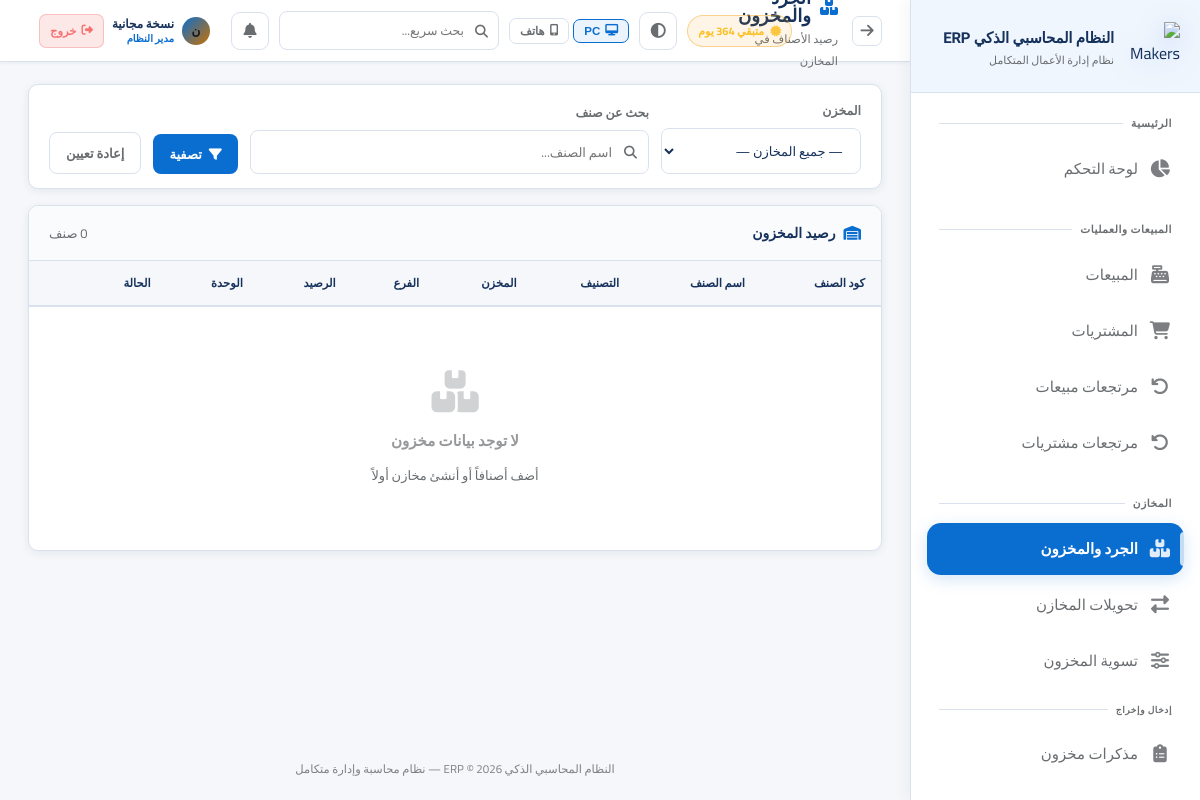
The page /inventory (signed in) on the database its author committed.
### app.py (models this page shows, shortened)
class AppSetting(db.Model):
    id = db.Column(db.Integer, primary_key=True)
    key = db.Column(db.String(80), unique=True, nullable=False)
    value = db.Column(db.Text)

class User(UserMixin, db.Model):
    id = db.Column(db.Integer, primary_key=True)
    username = db.Column(db.String(80), unique=True, nullable=False)
    password_hash = db.Column(db.String(256))
    full_name = db.Column(db.String(120))
    role = db.Column(db.String(20), default='user')  # developer, admin, manager, user
    branch_id = db.Column(db.Integer, db.ForeignKey('branch.id'))
    is_active = db.Column(db.Boolean, default=True)
    created_at = db.Column(db.DateTime, default=datetime.utcnow)
    last_seen = db.Column(db.DateTime, nullable=True)
    last_ip = db.Column(db.String(64), nullable=True)
    last_user_agent = db.Column(db.String(256), nullable=True)
    permissions = db.Column(db.Text)  # JSON list of permission keys; empty = استخدام صلاحيات الدور

### app.py (the view)
@app.route('/inventory')
@login_required
def inventory():
    warehouse_id = request.args.get('warehouse_id')
    q = request.args.get('q', '')
    warehouses = Warehouse.query.filter_by(is_active=True).all()
    query = db.session.query(Stock, Product, Warehouse).join(Product).join(Warehouse)
    if warehouse_id:
        query = query.filter(Stock.warehouse_id == warehouse_id)
    if q:
        query = query.filter(Product.name.contains(q))
    stocks = query.all()
    return render_template('inventory.html', stocks=stocks, warehouses=warehouses,
                           selected_warehouse=warehouse_id, q=q)

### templates/inventory.html (shortened to what this page needs)
{% extends 'base.html' %}
{% set block_icon = 'fas fa-boxes' %}
{% block breadcrumb %}رصيد الأصناف في المخازن{% endblock %}
{% block content %}
{% set inv_stock_line_delete = can('stock_line_delete') and can('record_delete') %}
<div class="card" style="margin-bottom:16px;">
    <div class="card-body" style="padding:14px 20px;">
        <form method="GET" style="display:flex;gap:12px;flex-wrap:wrap;align-items:flex-end;">
            <div style="flex:1;min-width:200px;">
                <label class="form-label">المخزن</label>
                <select name="warehouse_id" class="form-control" onchange="this.form.submit()">
                    <option value="">— جميع المخازن —</option>
                </select>
            </div>
            <div style="flex:2;min-width:200px;">
                <label class="form-label">بحث عن صنف</label>
                <div class="search-box">
                    <input type="text" name="q" value="{{ q }}" class="form-control" placeholder="اسم الصنف...">
                </div>
            </div>
            <button type="submit" class="btn btn-primary"><i class="fas fa-filter"></i> تصفية</button>
            <a href="{{ url_for('inventory') }}" class="btn btn-outline">إعادة تعيين</a>
        </form>
    </div>
</div>
<div class="card">
    <div class="card-header">
        <div class="card-title"><i class="fas fa-warehouse"></i> رصيد المخزون</div>
        <span style="font-size:13px;color:var(--text-muted);"><span id="invCount">{{ stocks|length }}</span> صنف</span>
    </div>
    <div class="table-container">
        <table id="inventoryTable"
            data-stock-delete="{% if inv_stock_line_delete %}1{% else %}0{% endif %}"
            data-delete-url="{{ url_for('delete_inventory_stock_line') }}">
            <thead><tr>
                <th>كود الصنف</th><th>اسم الصنف</th><th>التصنيف</th>
                <th>المخزن</th><th>الفرع</th>
                <th>الرصيد</th><th>الوحدة</th><th>الحالة</th>
                {% if inv_stock_line_delete %}<th style="width:52px;"></th>{% endif %}
            </tr></thead>
            <tbody id="inventoryTableBody">
                {% for stock, product, warehouse in stocks %}
                <tr>
                    <td style="font-family:monospace;color:var(--text-muted);">{{ product.code }}</td>
                    <td style="font-weight:600;">{{ product.name }}</td>
                    <td>{{ product.category.name if product.category else '—' }}</td>
                    <td>{{ warehouse.name }}</td>
                    <td style="color:var(--text-muted);">{{ warehouse.branch.name if warehouse.branch else '—' }}</td>
                    <td style="font-weight:800;font-size:16px;
                        color:{% if stock.quantity <= 0 %}var(--danger){% elif stock.quantity <= product.min_stock and product.min_stock > 0 %}var(--warning){% else %}var(--success){% endif %};">
                        {{ stock.quantity }}
                    </td>
                    <td>{{ product.unit }}</td>
                    <td>
                        {% if stock.quantity <= 0 %}
                        <span class="badge badge-danger">نفذ</span>
                        {% elif stock.quantity <= product.min_stock and product.min_stock > 0 %}
                        <span class="badge badge-warning pulse">تحت الحد</span>
                        {% else %}
                        <span class="badge badge-success">متوفر</span>
                        {% endif %}
                    </td>
                    {% if inv_stock_line_delete %}
                    <td>
                        <form method="POST" action="{{ url_for('delete_inventory_stock_line') }}" style="display:inline;" onsubmit="return confirm('حذف سطر هذا الصنف من المخزن فقط؟');">
                            <input type="hidden" name="product_id" value="{{ product.id }}">
                            <input type="hidden" name="warehouse_id" value="{{ warehouse.id }}">
                            <button type="submit" class="btn btn-danger btn-xs" title="حذف السطر"><i class="fas fa-unlink"></i></button>
                        </form>
                    </td>
                    {% endif %}
                </tr>
                {% else %}
                <tr><td colspan="{% if inv_stock_line_delete %}9{% else %}8{% endif %}">
                    <div class="empty-state">
                        <i class="fas fa-boxes"></i>
                        <h3>لا توجد بيانات مخزون</h3>
                        <p style="font-size:13px;margin-top:8px;">أضف أصنافاً أو أنشئ مخازن أولاً</p>
                    </div>
                </td></tr>
                {% endfor %}
            </tbody>
        </table>
    </div>
</div>
{% endblock %}

### templates/base.html (shortened to what this page needs)
<!DOCTYPE html>
<html lang="ar" dir="rtl" data-theme="fiori" data-layout-default="{{ layout_max_width | default('1400px') }}">
<head>
    <link rel="stylesheet" href="https://cdnjs.cloudflare.com/ajax/libs/font-awesome/6.5.0/css/all.min.css">
    <link rel="stylesheet" href="{{ url_for('static', filename='css/style.css') }}">
</head>
<body>
<aside class="sidebar sidebar-enterprise" id="sidebar">
    <div class="sidebar-logo">
        <div class="logo-icon">
            <img src="{{ url_for('static', filename='img/logo-makers-erp-3d.png') }}" alt="Makers ERP">
        </div>
        <div class="logo-text">
            <div class="name">{{ app_brand_title | default('النظام المحاسبي الذكي ERP') }}</div>
            <div class="sub">نظام إدارة الأعمال المتكامل</div>
        </div>
    </div>
    <nav class="sidebar-nav" id="sidebarNav" style="display:flex;flex-direction:column;padding-bottom:8px;">
        <div class="nav-section">
            <div class="nav-label">الرئيسية</div>
            {% if can('dashboard') %}
            <a href="{{ url_for('dashboard') }}" class="nav-link {% if request.endpoint=='dashboard' %}active{% endif %}">
                <i class="fas fa-chart-pie"></i><span class="label">لوحة التحكم</span>
            </a>
            {% endif %}
        </div>
        {% if can('sales') or can('purchases') or can('returns') %}
        <div class="nav-section">
            <div class="nav-label">المبيعات والعمليات</div>
            {% if can('sales') %}
            <a href="{{ url_for('sales') }}" class="nav-link {% if 'sale' in (request.endpoint or '') and 'return' not in (request.endpoint or '') and 'report' not in (request.endpoint or '') %}active{% endif %}">
                <i class="fas fa-cash-register"></i><span class="label">المبيعات</span>
            </a>
            {% endif %}
            {% if can('purchases') %}
            <a href="{{ url_for('purchases') }}" class="nav-link {% if 'purchase' in (request.endpoint or '') and 'return' not in (request.endpoint or '') and 'report' not in (request.endpoint or '') %}active{% endif %}">
                <i class="fas fa-shopping-cart"></i><span class="label">المشتريات</span>
            </a>
            {% endif %}
            {% if can('returns') %}
            <a href="{{ url_for('sale_returns') }}" class="nav-link {% if request.endpoint in ['sale_returns','new_sale_return'] %}active{% endif %}">
                <i class="fas fa-undo"></i><span class="label">مرتجعات مبيعات</span>
            </a>
            <a href="{{ url_for('purchase_returns') }}" class="nav-link {% if request.endpoint in ['purchase_returns','new_purchase_return'] %}active{% endif %}">
                <i class="fas fa-undo-alt"></i><span class="label">مرتجعات مشتريات</span>
            </a>
            {% endif %}
        </div>
        {% endif %}
        {% if can('inventory') or can('transfers') or can('adjust_stock') %}
        <div class="nav-section">
            <div class="nav-label">المخازن</div>
            {% if can('inventory') %}
            <a href="{{ url_for('inventory') }}" class="nav-link {% if request.endpoint=='inventory' %}active{% endif %}">
                <i class="fas fa-boxes"></i><span class="label">الجرد والمخزون</span>
            </a>
            {% endif %}
            {% if can('transfers') %}
            <a href="{{ url_for('transfers') }}" class="nav-link {% if 'transfer' in (request.endpoint or '') %}active{% endif %}">
                <i class="fas fa-exchange-alt"></i><span class="label">تحويلات المخازن</span>
            </a>
            {% endif %}
            {% if can('adjust_stock') %}
            <a href="{{ url_for('adjust_stock') }}" class="nav-link {% if request.endpoint=='adjust_stock' %}active{% endif %}">
                <i class="fas fa-sliders-h"></i><span class="label">تسوية المخزون</span>
            </a>
            {% endif %}
            {% if can('inventory') %}
            <div class="nav-label" style="padding-top:10px;font-size:9px;">إدخال وإخراج</div>
            <a href="{{ url_for('inventory_memos_list') }}" class="nav-link ">
                <i class="fas fa-clipboard-list"></i><span class="label">مذكرات مخزون</span>
            </a>
            {% endif %}
        </div>
        {% endif %}
        {% if can('customers') or can('suppliers') or can('employees') %}
        <div class="nav-section">
        </div>
        {% endif %}
    </nav>
</aside>
<main class="main-content">
    <div class="topbar">
        <div style="display:flex;align-items:center;gap:14px;">
            <button type="button" onclick="history.back()" class="icon-btn" title="رجوع" style="font-size:15px;flex-shrink:0;"><i class="fas fa-arrow-right"></i></button>
            <div>
                <div class="page-title"><i class="{{ block_icon | default('fas fa-home') }}"></i>{% block page_title %}الرئيسية{% endblock %}</div>
                <div class="breadcrumb">{% block breadcrumb %}{{ app_brand_title }}{% endblock %}</div>
            </div>
        </div>
        <div class="topbar-right">
            {% if subscription_status %}
            <span class="sub-pill {% if subscription_status.kind in ('developer','permanent') %}ok{% elif subscription_status.kind in ('expired','none') %}bad{% else %}warn{% endif %}" title="حالة الاشتراك / الترخيص">
                <i class="fas fa-certificate" style="margin-left:6px;opacity:.85;"></i>{{ subscription_status.line }}
            </span>
            {% endif %}
            <button type="button" class="theme-toggle" onclick="erpToggleTheme()" title="تبديل الثيم (Fiori / فاتح / داكن)"><i class="fas fa-adjust"></i></button>
            <div class="erp-device-layout-tools" style="display:flex;align-items:center;gap:4px;flex-shrink:0;" title="وضع العرض — يُحفظ على هذا الجهاز فقط">
                <button type="button" id="btnLayoutPC" onclick="erpSetLayout('pc')" title="عرض PC"
                    style="display:flex;align-items:center;gap:5px;padding:5px 10px;border-radius:7px;font-size:11.5px;font-weight:700;
                           border:1px solid var(--border);background:transparent;color:var(--text-muted);cursor:pointer;transition:all .18s;">
                    <i class="fas fa-desktop"></i> PC
                </button>
                <button type="button" id="btnLayoutPhone" onclick="erpSetLayout('phone')" title="عرض هاتف"
                    style="display:flex;align-items:center;gap:5px;padding:5px 10px;border-radius:7px;font-size:11.5px;font-weight:700;
                           border:1px solid var(--border);background:transparent;color:var(--text-muted);cursor:pointer;transition:all .18s;">
                    <i class="fas fa-mobile-alt"></i> هاتف
                </button>
            </div>
            <div style="position:relative;" id="globalSearchWrapper">
                <div style="position:relative;">
                    <i class="fas fa-search" style="position:absolute;right:11px;top:50%;transform:translateY(-50%);color:var(--text-muted);font-size:13px;pointer-events:none;"></i>
                    <input type="text" id="globalSearchInput" placeholder="بحث سريع..." autocomplete="off"
                        style="width:220px;padding:7px 34px 7px 12px;background:rgba(255,255,255,.04);border:1px solid var(--border);
                               border-radius:8px;color:var(--text);font-family:Cairo,sans-serif;font-size:12.5px;transition:all .2s;"
                        onfocus="this.style.borderColor='var(--accent)';this.style.width='280px'"
                        onblur="setTimeout(()=>{this.style.borderColor='';this.style.width='220px';closeGlobalSearch()},200)">
                </div>
            </div>
            <div style="position:relative;" id="notifWrapper">
                <button class="notif-btn" onclick="toggleNotif()" title="الإشعارات">
                    <i class="fas fa-bell"></i>
                </button>
            </div>
            <div style="display:flex;align-items:center;gap:8px;padding:4px 10px;border-radius:10px;
                        background:rgba(255,255,255,.05);border:1px solid rgba(255,255,255,.09);
                        backdrop-filter:blur(12px);-webkit-backdrop-filter:blur(12px);flex-shrink:0;">
                <div style="width:28px;height:28px;border-radius:50%;background:linear-gradient(135deg,var(--accent),#c97000);
                            display:flex;align-items:center;justify-content:center;font-size:12px;font-weight:800;color:#0f1422;flex-shrink:0;">
                    {{ (current_user.full_name or current_user.username)[0] }}
                </div>
                <div style="line-height:1.3;min-width:0;">
                    <div style="font-size:12px;font-weight:700;color:var(--text);white-space:nowrap;overflow:hidden;text-overflow:ellipsis;max-width:100px;">
                        {{ current_user.full_name or current_user.username }}
                    </div>
                    <div style="font-size:10px;color:var(--accent);font-weight:600;">
                        {% if current_user.role=='developer' %}مطوّر النظام
                        {% elif current_user.role=='admin' %}مدير النظام
                        {% elif current_user.role=='manager' %}مشرف
                        {% else %}مستخدم{% endif %}
                    </div>
                </div>
                <a href="{{ url_for('logout') }}" title="تسجيل الخروج"
                   style="display:flex;align-items:center;gap:5px;padding:5px 10px;border-radius:7px;
                          background:rgba(239,68,68,.12);border:1px solid rgba(239,68,68,.25);
                          color:#f87171;font-size:11.5px;font-weight:700;text-decoration:none;white-space:nowrap;
                          transition:all .18s;flex-shrink:0;"
                   onmouseover="this.style.background='rgba(239,68,68,.22)';this.style.borderColor='rgba(239,68,68,.5)'"
                   onmouseout="this.style.background='rgba(239,68,68,.12)';this.style.borderColor='rgba(239,68,68,.25)'">
                    <i class="fas fa-sign-out-alt"></i> خروج
                </a>
            </div>
        </div>
    </div>
    <div class="content fade-in">
        {% block content %}{% endblock %}
    </div>
    <div class="app-footer-note">{{ app_brand_title }} © 2026 — نظام محاسبة وإدارة متكامل</div>
</main>
</body>
</html>

### rows shown on the page
AppSetting: value "النظام المحاسبي الذكي ERP"
User: full_name "ن", full_name "نسخة مجانية"

### other values the page prints
{{ subscription_status.line }} "متبقي 364 يوم"
{{ stocks|length }} "0"
